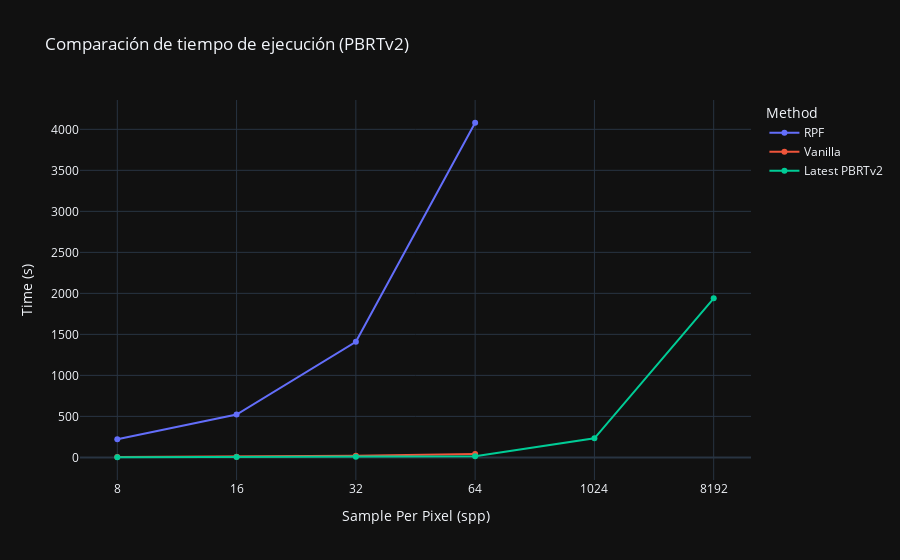

The notebook cell saved with this chart:
### Code cell
# Default plot
#import matplotlib.pyplot as plt
#df.plot()



# Advanced plot
import plotly.express as px
df_input = df
df_melted = df_input.melt(id_vars="metodo", var_name="n", value_name="time")
fig = px.line(
    df_melted,
    x="n",
    y="time",
    color="metodo",
    markers=True,
    labels={"size": "Size", "value": "Value", "metodo": "Method", "time": "Time (s)", "n": "Sample Per Pixel (spp)"},
    title="Comparación de tiempo de ejecución (PBRTv2)"
)

fig.update_layout(
  template="plotly_dark",
)

# Save image to ./imgs/analisis/execution_time.png
fig.write_image("./imgs/analisis/execution_time.png")

fig.show()

### Figure 1 — Plotly figure (JSON) as saved in the notebook; plotly's stock layout.template omitted (floating-point values rounded to 4 significant figures)
{"data": [{"hovertemplate": "Method=RPF<br>Sample Per Pixel (spp)=%{x}<br>Time (s)=%{y}<extra></extra>", "legendgroup": "RPF", "line": {"color": "#636efa", "dash": "solid"}, "marker": {"symbol": "circle"}, "mode": "lines+markers", "name": "RPF", "orientation": "v", "showlegend": true, "type": "scatter", "x": ["8", "16", "32", "64", "1024", "8192"], "xaxis": "x", "y": [221.7, 522.3, 1410.0, 4080.0, null, null], "yaxis": "y"}, {"hovertemplate": "Method=Vanilla<br>Sample Per Pixel (spp)=%{x}<br>Time (s)=%{y}<extra></extra>", "legendgroup": "Vanilla", "line": {"color": "#EF553B", "dash": "solid"}, "marker": {"symbol": "circle"}, "mode": "lines+markers", "name": "Vanilla", "orientation": "v", "showlegend": true, "type": "scatter", "x": ["8", "16", "32", "64", "1024", "8192"], "xaxis": "x", "y": [5.054, 9.298, 19.01, 41.57, null, null], "yaxis": "y"}, {"hovertemplate": "Method=Latest PBRTv2<br>Sample Per Pixel (spp)=%{x}<br>Time (s)=%{y}<extra></extra>", "legendgroup": "Latest PBRTv2", "line": {"color": "#00cc96", "dash": "solid"}, "marker": {"symbol": "circle"}, "mode": "lines+markers", "name": "Latest PBRTv2", "orientation": "v", "showlegend": true, "type": "scatter", "x": ["8", "16", "32", "64", "1024", "8192"], "xaxis": "x", "y": [1.8, 3.6, 7.2, 14.4, 232.2, 1940], "yaxis": "y"}], "layout": {"legend": {"title": {"text": "Method"}, "tracegroupgap": 0}, "title": {"text": "Comparación de tiempo de ejecución (PBRTv2)"}, "xaxis": {"anchor": "y", "domain": [0, 1], "title": {"text": "Sample Per Pixel (spp)"}}, "yaxis": {"anchor": "x", "domain": [0, 1], "title": {"text": "Time (s)"}}}}
